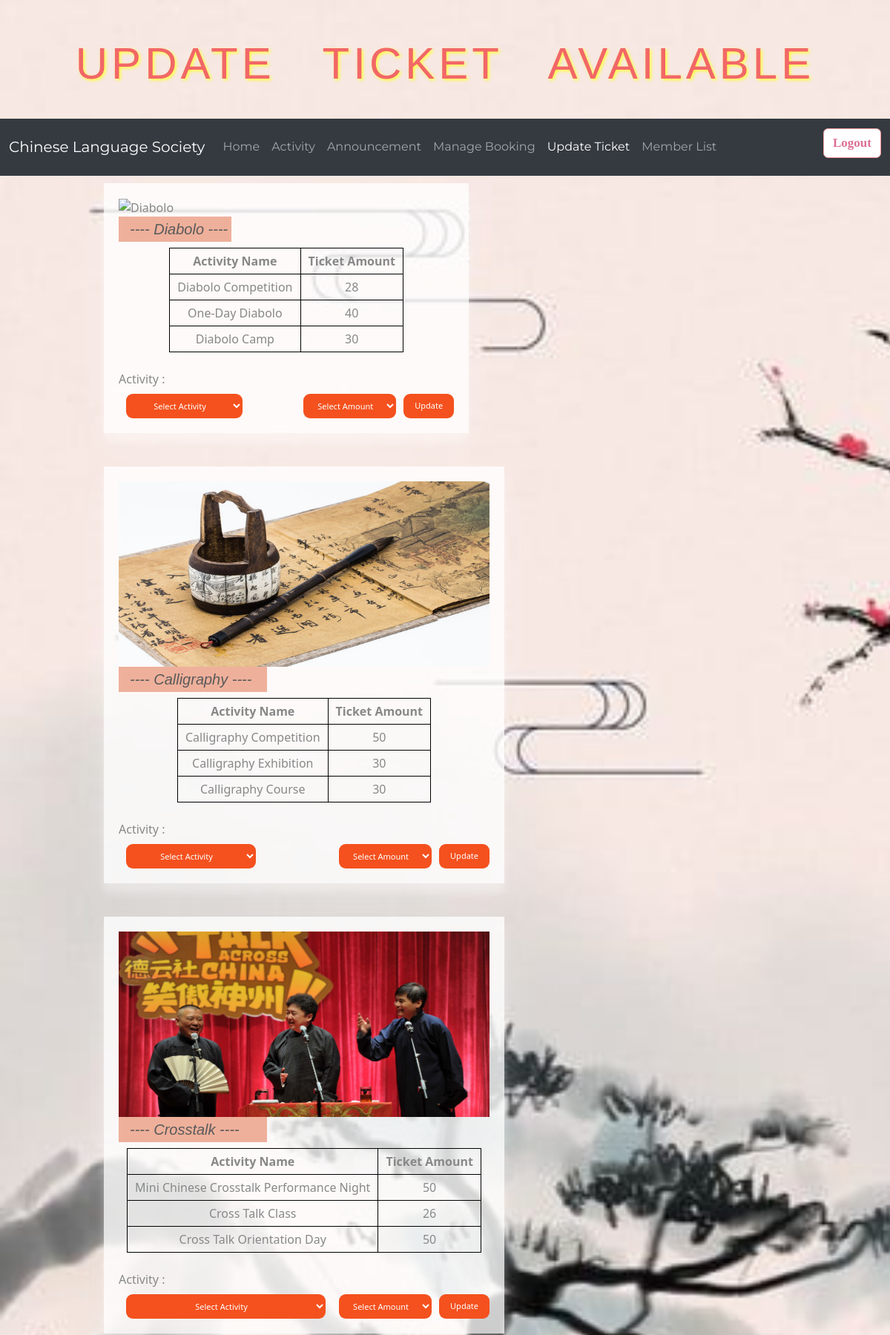
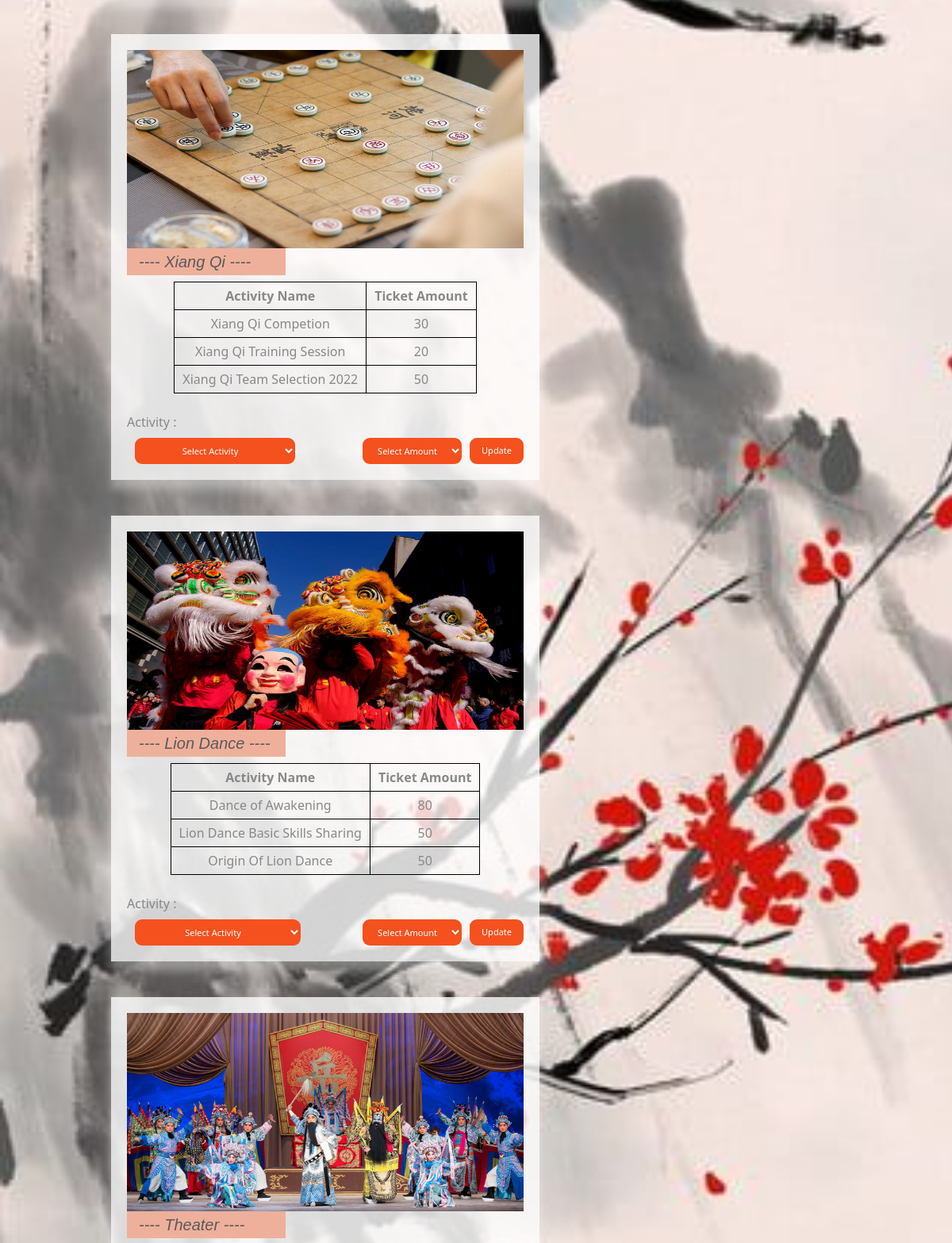
Page /updticket.php (upper part) on the committed database (2 pictures, top to bottom).
### tables this page shows
CREATE TABLE `activity` (
  `ActID` int(11) NOT NULL,
  `ActName` varchar(255) NOT NULL,
  `UpdDate` date NOT NULL,
  `ActImage` varchar(255) NOT NULL,
  `ActDesc` varchar(9999) NOT NULL,
  `ActVenue` varchar(100) NOT NULL,
  `StartDate` date NOT NULL,
  `StartTime` varchar(100) NOT NULL,
  `Category` varchar(15) NOT NULL,
  `value` float(5,2) NOT NULL,
  `people` int(3) NOT NULL
);

### updticket.php (the view, shortened to what this page needs)
<?php
include 'config.php';
?>
<!DOCTYPE html>
<html>
<head>
 <head>
     <link rel="stylesheet" href="https://bootswatch.com/5/minty/bootstrap.min.css">
     <link rel="stylesheet" href="updticket.css">
</head>
<body>
    <?php
echo "<div class='header'>";
echo "<h1>UPDATE &nbsp; TICKET &nbsp; AVAILABLE</h1>";
echo '</div>';
echo '<nav class="navbar navbar-expand-lg navbar-dark bg-dark">';
echo '<div class="container-fluid">';
echo '<a class="navbar-brand" href="admin.html">Chinese Language Society</a>';
echo '<div class="collapse navbar-collapse" id="navbarColor02">';
echo '<ul class="navbar-nav me-auto">';
echo '<li class="nav-item">';
echo '<a class="nav-link" href="admin.html">Home</a>';
echo '</li>';
echo '<li class="nav-item">';
echo '<a class="nav-link" href="add_activity.php">Activity</a>';
echo '</li>';
echo '<li class="nav-item">';
echo '<a class="nav-link" href="Post_Announcement.php">Announcement';
echo '</a>';
echo '</li>';
echo '<li class="nav-item">';
echo '<a class="nav-link" href="manage.php">Manage Booking</a>';
echo '</li>';
echo '<li class="nav-item">';
echo '<a class="nav-link  active" href="updticket.php">Update Ticket</a>';
echo '</li>';
echo '<li class="nav-item">';
echo '<a class="nav-link" href="member_list.php">Member List</a>';
echo '</li>';
echo '</ul>';
echo '<ul class="logout">';
echo '<a class="nav-link" href="logout.php"><button class="btn btn-secondary my-2 my-sm-0"><b>Logout</b></button></a>';
echo '</ul>';
echo '</div>';
echo '</div>';
echo '</nav>';
?>
    <div><form method="POST" action="updticket.php">
    <?php
echo '<div class="section">';
echo '<div class="activity">';
echo '<img src="update-diabolo.jpg" alt="Diabolo" width="500" height="250">';
echo '<h3>---- Diabolo ----</h3>';
echo '<div class="form-group">';
$sql8 = "SELECT * FROM activity WHERE Category='Diabolo'";
$result8 = $conn->query($sql8);
if ($result8->num_rows > 0) {
  echo "<table><tr><th>Activity Name</th><th>Ticket Amount</th></tr>";
  while($row = $result8->fetch_assoc()) {
    echo "<tr><td>"  . $row["ActName"]. "</td><td>" .$row["people"]. "</td></tr>";
  }
  echo "</table>";
} else {
  echo "0 results";
}
echo '<label for="exampleSelect1" class="form-label mt-4">Activity : </label>';
echo'<br>';
echo'<select id="eventseat" name="ActName">';
$sql2 = "SELECT * FROM activity WHERE Category='Diabolo'";
$result2 = $conn->query($sql2);
if ($result2->num_rows > 0) {
  while($row = $result2->fetch_assoc()) {
echo '<option selected disabled hidden>Select Activity</option>';
  echo'<option value="'.$row["ActID"].'">' .($row["ActName"]).'</option>';}
echo'<input type="submit" id="submit" value="Update" class="done"style="float:right;">';
echo'<select id="amount" name="amount" style="margin-left: 10px;text-align: center;background-color: rgb(244, 81, 30);
  border: none;border-radius: 9px;color: white;padding: 8px 15px; float:right;text-align: center;font-size: 11px;opacity: 1;transition: 0.3s;
  position:flex;"><option value="none" selected disabled hidden>Select Amount</option><option value="1" >1</option><option value="2" >2</option>
  <option value="3" >3</option><option value="4" >4</option><option value="5" >5</option></select>';
echo '</select>';
echo '</div>';
echo '</div>';
echo '<div class="activity">';
echo '<img src="update-calligraphy.jpg" alt="Calligraphy" width="500" height="250">';
echo '<h3>---- Calligraphy ----</h3>';
echo '<div class="form-group">';
$sql9 = "SELECT * FROM activity WHERE Category='Calligraphy'";
$result9 = $conn->query($sql9);
if ($result9->num_rows > 0) {
  echo "<table><tr><th>Activity Name</th><th>Ticket Amount</th></tr>";
  while($row = $result9->fetch_assoc()) {
    echo "<tr><td>"  . $row["ActName"]. "</td><td>" .$row["people"]. "</td></tr>";
  }
  echo "</table>";
} else {
  echo "0 results";
}
echo '<label for="exampleSelect1" class="form-label mt-4">Activity : </label>';
echo'<br>';
echo'<select id="eventseat" name="ActName">';
$sql3 = "SELECT * FROM activity WHERE Category='Calligraphy'";
$result3 = $conn->query($sql3);
  while($row = $result3->fetch_assoc()) {
  echo '<option selected disabled hidden>Select Activity</option>';
  echo'<option value="'.$row["ActID"].'">' .($row["ActName"]).'</option>';}
echo'<input type="submit" id="submit" value="Update" class="done"style="float:right;">';
echo'<select id="amount" name="amount" style="margin-left: 10px;text-align: center;background-color: rgb(244, 81, 30);
  border: none;border-radius: 9px;color: white;padding: 8px 15px; float:right;text-align: center;font-size: 11px;opacity: 1;transition: 0.3s;
  position:flex;"><option value="none" selected disabled hidden>Select Amount</option><option value="1" >1</option><option value="2" >2</option>
  <option value="3" >3</option><option value="4" >4</option><option value="5" >5</option></select>';
echo '</select>';
echo '</div>';
echo '</div>';
echo '</div>';
echo '<div class="section">';
echo '<div class="activity">';
echo '<img src="update-crosstalk.jpg" alt="Crosstalk" width="500" height="250">';
echo '<h3>---- Crosstalk ----</h3>';
echo '<div class="form-group">';
$sql10 = "SELECT * FROM activity WHERE Category='Cross Talk'";
$result10 = $conn->query($sql10);
if ($result10->num_rows > 0) {
  echo "<table><tr><th>Activity Name</th><th>Ticket Amount</th></tr>";
  while($row = $result10->fetch_assoc()) {
    echo "<tr><td>"  . $row["ActName"]. "</td><td>" .$row["people"]. "</td></tr>";
  }
  echo "</table>";
} else {
  echo "0 results";
}
echo '<label for="exampleSelect1" class="form-label mt-4">Activity : </label>';
echo'<br>';
echo'<select id="eventseat" name="ActName">';
$sql4 = "SELECT * FROM activity WHERE Category='Cross Talk'";
$result4 = $conn->query($sql4);
  while($row = $result4->fetch_assoc()) {
echo '<option selected disabled hidden>Select Activity</option>';
  echo'<option value="'.$row["ActID"].'">' .($row["ActName"]).'</option>';}
echo'<input type="submit" id="submit" value="Update" class="done"style="float:right;">';
echo'<select id="amount" name="amount" style="margin-left: 10px;text-align: center;background-color: rgb(244, 81, 30);
  border: none;border-radius: 9px;color: white;padding: 8px 15px; float:right;text-align: center;font-size: 11px;opacity: 1;transition: 0.3s;
  position:flex;"><option value="none" selected disabled hidden>Select Amount</option><option value="1" >1</option><option value="2" >2</option>
  <option value="3" >3</option><option value="4" >4</option><option value="5" >5</option></select>';
echo '</select>';
echo '</div>';
echo '</div>';
echo '<div class="activity">';
echo '<img src="xiangqi_1.jpg" alt="Xiangqi" width="500" height="250">';
echo '<h3>---- Xiang Qi ----</h3>';
echo '<div class="form-group">';
$sql11 = "SELECT * FROM activity WHERE Category='Xiangqi'";
$result11 = $conn->query($sql11);
if ($result10->num_rows > 0) {
  echo "<table><tr><th>Activity Name</th><th>Ticket Amount</th></tr>";
  while($row = $result11->fetch_assoc()) {
    echo "<tr><td>"  . $row["ActName"]. "</td><td>" .$row["people"]. "</td></tr>";
  }
  echo "</table>";
} else {
  echo "0 results";
}
echo '<label for="exampleSelect1" class="form-label mt-4">Activity : </label>';
echo'<br>';
echo'<select id="eventseat" name="ActName">';
$sql5 = "SELECT * FROM activity WHERE Category='Xiangqi'";
$result5 = $conn->query($sql5);
  while($row = $result5->fetch_assoc()) {
echo '<option selected disabled hidden>Select Activity</option>';
  echo'<option value="'.$row["ActID"].'">' .($row["ActName"]).'</option>';}
echo'<input type="submit" id="submit" value="Update" class="done"style="float:right;">';
echo'<select id="amount" name="amount" style="margin-left: 10px;text-align: center;background-color: rgb(244, 81, 30);
  border: none;border-radius: 9px;color: white;padding: 8px 15px; float:right;text-align: center;font-size: 11px;opacity: 1;transition: 0.3s;
  position:flex;"><option value="none" selected disabled hidden>Select Amount</option><option value="1" >1</option><option value="2" >2</option>
  <option value="3" >3</option><option value="4" >4</option><option value="5" >5</option></select>';
echo '</select>';
echo '</div>';
echo '</div>';
echo '</div>';
echo '<div class="section">';
echo '<div class="activity">';
echo '<img src="update-lion dance.jpeg" alt="LionDance" width="500" height="250">';
echo '<h3>---- Lion Dance ----</h3>';
echo '<div class="form-group">';
$sql12 = "SELECT * FROM activity WHERE Category='Lion Dance'";
$result12 = $conn->query($sql12);
if ($result12->num_rows > 0) {
  echo "<table><tr><th>Activity Name</th><th>Ticket Amount</th></tr>";
  while($row = $result12->fetch_assoc()) {
    echo "<tr><td>"  . $row["ActName"]. "</td><td>" .$row["people"]. "</td></tr>";
  }
  echo "</table>";
} else {
  echo "0 results";
}
echo '<label for="exampleSelect1" class="form-label mt-4">Activity : </label>';
echo'<br>';
echo'<select id="eventseat" name="ActName">';
$sql6 = "SELECT * FROM activity WHERE Category='Lion Dance'";
$result6 = $conn->query($sql6);
  while($row = $result6->fetch_assoc()) {
echo '<option selected disabled hidden>Select Activity</option>';
  echo'<option value="'.$row["ActID"].'">' .($row["ActName"]).'</option>';}
echo'<input type="submit" id="submit" value="Update" class="done"style="float:right;">';
echo'<select id="amount" name="amount" style="margin-left: 10px;text-align: center;background-color: rgb(244, 81, 30);
  border: none;border-radius: 9px;color: white;padding: 8px 15px; float:right;text-align: center;font-size: 11px;opacity: 1;transition: 0.3s;
  position:flex;"><option value="none" selected disabled hidden>Select Amount</option><option value="1" >1</option><option value="2" >2</option>
  <option value="3" >3</option><option value="4" >4</option><option value="5" >5</option></select>';
echo '</select>';
echo '</div>';
echo '</div>';
echo '<div class="activity">';
echo '<img src="update-threater.jpg" alt="Theater" width="500" height="250">';
echo '<h3>---- Theater ----</h3>';
echo '</div>';
echo '</div>';
}?>
        </form>
            </div>
</body>
</html>

### updticket.css (style rules this page uses)
body { background-image: url('background4.jpg'); background-size: cover; }
.header { margin-top: 20px; padding: 30px; padding-top: 60px; text-align: center; background: transparent; }
.header h1 { font-family: Impact, Haettenschweiler, 'Arial Narrow Bold', sans-serif; font-weight: 400; text-transform: uppercase; color: rgb(242, 103, 103); text-shadow: 2px 2px 4px rgb(255, 255, 54); font-size: 60px; letter-spacing: 5px; margin-top: -30px; }
.logout { padding-top:5px; }
.logout .btn { background-color: white; color: palevioletred; font-size: 17px; font-family:serif; }
.section > .activity,image { background-color: rgba(255, 255, 255,0.8); float: left; padding: 20px; margin: 40px 29px 35px 140px; margin-top: 10px; box-shadow: 0 12px 10px 0 rgba(255, 255, 255, 0.308), 0 17px 50px 0 rgba(255, 255, 255, 0.231); }
h3 { padding: 5px; padding-left: 15px; margin-right: 300px; background-color: rgb(238, 176, 155); font-family: 'Franklin Gothic Medium', 'Arial Narrow', Arial, sans-serif; font-style: oblique; font-size: 20px; }
button { background-color: rgb(255, 241, 161); padding: 4px; font-family: "News Cycle", "Arial Narrow Bold", sans-serif; font-weight: 700; cursor: pointer; border-radius: 0.60rem; border-color: rgb(255, 255, 255); transition: color 0.15s, background-color 0.15s; float: right; }
* { box-sizing: border-box; }
.done { background-color: rgb(244, 81, 30); border: none; border-radius: 9px; color: white; padding: 8px 15px; text-align: center; font-size: 11px; margin-left: 10px; opacity: 1; transition: 0.3s; }
#eventseat { background-color: rgb(244, 81, 30); border: none; border-radius: 9px; color: white; padding: 8px 15px; text-align: center; font-size: 11px; margin-left: 10px; opacity: 1; transition: 0.3s; }
table, th, td { border: 1px solid black; padding:5px 10px; margin: auto; text-align: center; }

### rows in the picture
activity: ActName "Diabolo Competition", people "28"
activity: ActName "One-Day Diabolo", people "40"
activity: ActName "Diabolo Camp", people "30"
activity: ActName "Calligraphy Competition", people "50"
activity: ActName "Calligraphy Exhibition", people "30"
activity: ActName "Calligraphy Course", people "30"
activity: ActName "Mini Chinese Crosstalk Performance Night", people "50"
activity: ActName "Cross Talk Class", people "26"
activity: ActName "Cross Talk Orientation Day", people "50"
activity: ActName "Xiang Qi Competion", people "30"
activity: ActName "Xiang Qi Training Session", people "20"
activity: ActName "Xiang Qi Team Selection 2022", people "50"
activity: ActName "Dance of Awakening", people "80"
activity: ActName "Lion Dance Basic Skills Sharing", people "50"
activity: ActName "Origin Of Lion Dance", people "50"
